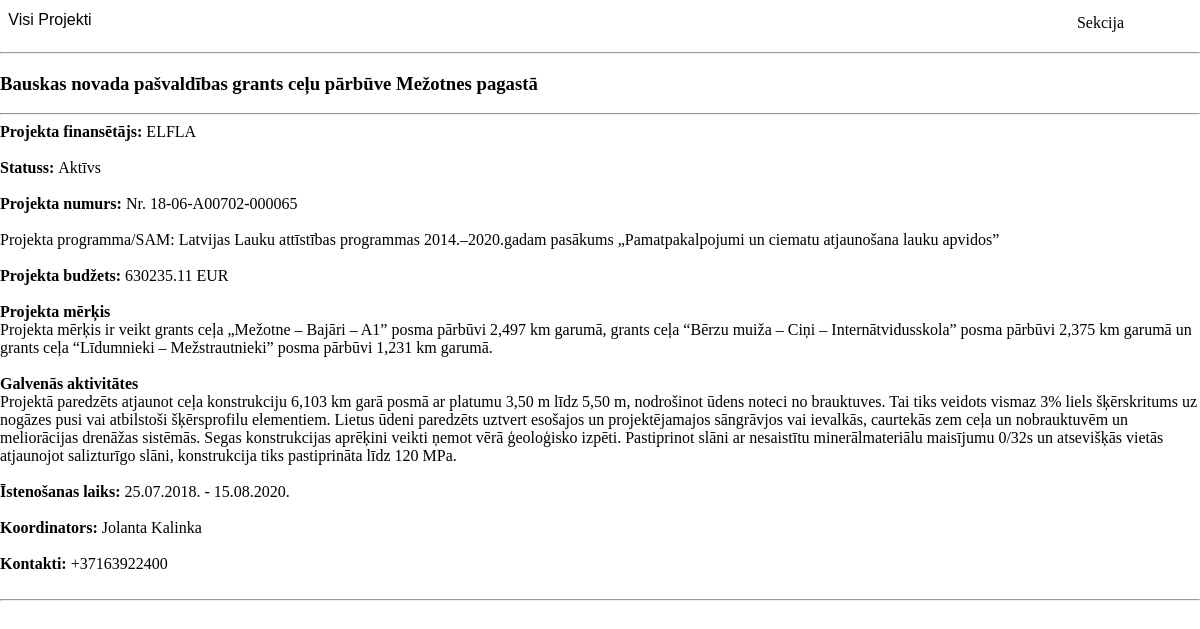
The app's page /individualAbout.php?id=8, older data.
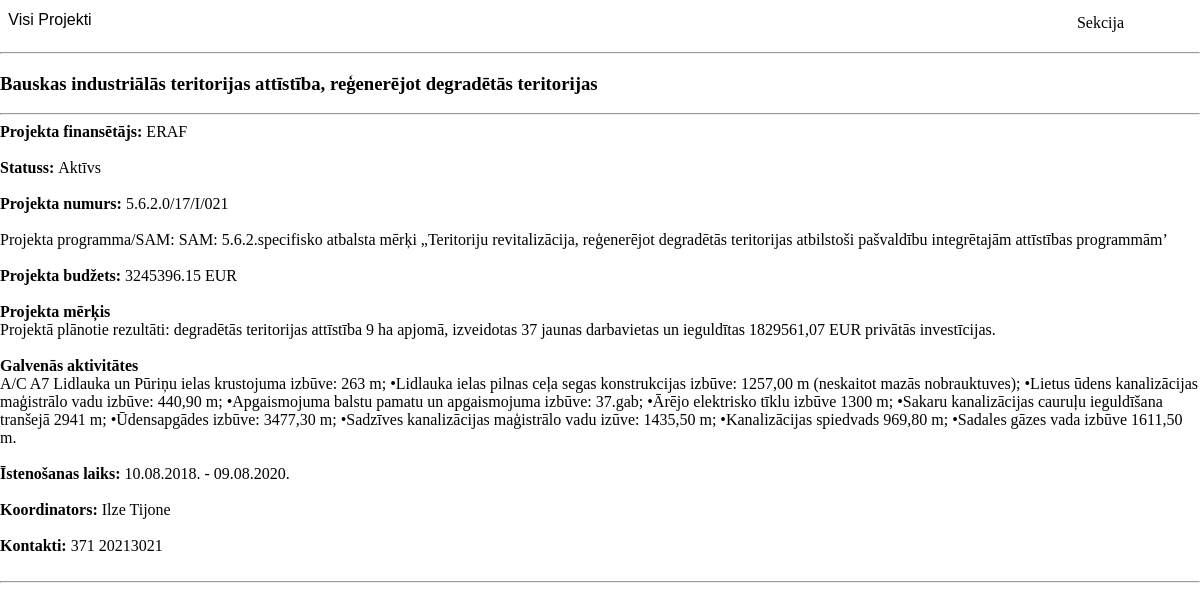
The same page, newer data.
### tables this page shows
CREATE TABLE IF NOT EXISTS `projekti` (
  `ID` int(11) NOT NULL AUTO_INCREMENT,
  `Name` text NOT NULL,
  `Financer` text NOT NULL,
  `Status` text NOT NULL,
  `Number` text,
  `SAM` text,
  `Budget` bigint(11) DEFAULT NULL,
  `Purpose` text,
  `Activities` text,
  `StartDate` date DEFAULT NULL,
  `FinishDate` date DEFAULT NULL,
  `CoordinatorName` text,
  `CoordinatorContacts` text,
  `BudgetSpent` bigint(11) DEFAULT '0',
  `Entry` datetime NOT NULL DEFAULT CURRENT_TIMESTAMP,
  PRIMARY KEY (`ID`),
  KEY `ID` (`ID`)
);

### functions/function.php (called while the page is built, shortened)
<?php
  require_once "connect.php";
  function getProjects($id) {
    global $mysqli;
    if($id){
      $query = "SELECT * FROM projekti WHERE ID = ".$id;
    } else {
      $query = "SELECT * FROM projekti";
    }
    $result = mysqli_query($mysqli, $query);
    if(!$id){
      return resultToArray($result);
    }else{
      return mysqli_fetch_assoc($result);
    };
  };
 ?>

### individualAbout.php (the view, shortened to what this page needs)
<!DOCTYPE html>
<html lang="lv" dir="ltr">
  <head>
  <link href="css/buttons.css" rel="stylesheet">
    <?php
      require_once "functions/function.php";
      $projects = getProjects($_GET['id']);
      require_once "blocks/head.php";
     ?>
     <?php
      function intToMoney($amount){
      $money = floatval($amount) / 100;
      return $money;
      }
    ?>
  </head>
  <body>
    <a class="back-button" href="index.php"><span>Visi Projekti</span></a>
    <div class='dropdown'>
      <button class='dropbtn'>
        Sekcija
      </button>
    </div>
      <hr>
      <section class='b-content'>
      <div class='wrap'>
      <article class='b-article'>
      <h1 class='header-1'>
      <?php echo $projects["Name"]; ?>
      </h1>
      <hr>
      <div class='tr-details'>
      <b>Projekta finansētājs: </b>
      <?php echo $projects["Financer"]; ?>
      <br><br>
      <b>Statuss: </b>
      <?php echo $projects["Status"]; ?>
      <br><br>
      <b>Projekta numurs: </b>
      <?php echo $projects["Number"]; ?>
      <br><br>
      Projekta programma/SAM: </b>
      <?php echo $projects["SAM"]; ?>
      <br><br>
      <b>Projekta budžets: </b>
      <?php echo
      intToMoney($projects["Budget"]); ?>
      EUR <br><br>
      <b>Projekta mērķis</b> <br>
      <?php echo $projects["Purpose"]; ?>
      <br><br>
      <b>Galvenās aktivitātes</b> <br>
      <?php echo $projects["Activities"]; ?>
      <br><br>
      <b>Īstenošanas laiks: </b>
      <?php echo date("d.m.Y.", strtotime($projects["StartDate"])), " - ", date("d.m.Y.", strtotime($projects["FinishDate"])); ?>
      <br><br>
      <b>Koordinators: </b>
      <?php echo $projects["CoordinatorName"]; ?>
      <br><br>
      <b>Kontakti: </b>
      <?php echo $projects["CoordinatorContacts"]; ?>
      <br><br>
      </div>
      <hr>
      </article>
      </div>
     </section>
  </body>
</html>

### blocks/head.php (shortened to what this page needs)
<?php require_once "functions/function.php"; ?>
<link rel="stylesheet" type="text/css" href="../css/style.css">

### css/buttons.css (style rules this page uses)
.dropdown { float: right; overflow: hidden; margin-right: 5%; }
.dropdown .dropbtn { font-size: 16px; border: none; outline: none; color: black; padding: 14px 16px; background-color: inherit; font-family: inherit; margin: 0; }
.back-button { position:relative; display:inline-block; width:100px; height:40px; background-color:#ffffff; line-height:39px; font-family:'arial'; text-align:center; text-decoration:none; cursor: pointer; border-radius: 4px; overflow:hidden; font-size: 16px; color: black; }
.back-button:after { position:absolute; display:block; content:""; width:100%; height:1px; background-color:#42b883; transform:scale3d(0,1,1); transform-origin:left; transition:transform .3s; }

### css/style.css (style rules this page uses)
body { margin: 0px; }
.dropdown { float: right; overflow: hidden; }
.dropdown .dropbtn { font-size: 16px; border: none; outline: none; color: black; padding: 14px 16px; background-color: inherit; font-family: inherit; margin: 0; }

Row changes from the older to the newer data that the page shows:
changed projekti "Aktīvs": Name "Bauskas novada pašvaldības grants ceļu pārbūve Mežotnes pagastā" → "Bauskas industriālās teritorijas attīstība, reģenerējot degradētās teritorijas"; Financer "ELFLA" → "ERAF"; Number "Nr. 18-06-A00702-000065" → "5.6.2.0/17/I/021"; SAM "Latvijas Lauku attīstības programmas 2014.–2020.gadam pasākums „Pamatpakalpojumi un ciematu atjaunošana lauku apvidos”" → "SAM: 5.6.2.specifisko atbalsta mērķi „Teritoriju revitalizācija, reģenerējot degradētās teritorijas atbilstoši pašvaldību integrētajām attīstības programmām’"; Budget "630235.11" → "3245396.15"; Purpose "Projekta mērķis ir veikt grants ceļa „Mežotne – Bajāri – A1” posma pārbūvi 2,497 km garumā, grants ceļa “Bērzu muiža – Ciņi – Internātvidusskola” posma pārbūvi 2,375 km garumā un grants ceļa “Līdumnieki – Mežstrautnieki” posma pārbūvi 1,231 km garumā." → "Projektā plānotie rezultāti: degradētās teritorijas attīstība 9 ha apjomā, izveidotas 37 jaunas darbavietas un ieguldītas 1829561,07 EUR privātās investīcijas."; Activities "Projektā paredzēts atjaunot ceļa konstrukciju 6,103 km garā posmā ar platumu 3,50 m līdz 5,50 m, nodrošinot ūdens noteci no brauktuves. Tai tiks veidots vismaz 3% liels šķērskritums uz nogāzes pusi vai atbilstoši šķērsprofilu elementiem. Lietus ūdeni paredzēts uztvert esošajos un projektējamajos sāngrāvjos vai ievalkās, caurtekās zem ceļa un nobrauktuvēm un meliorācijas drenāžas sistēmās. Segas konstrukcijas aprēķini veikti ņemot vērā ģeoloģisko izpēti. Pastiprinot slāni ar nesaistītu minerālmateriālu maisījumu 0/32s un atsevišķās vietās atjaunojot salizturīgo slāni, konstrukcija tiks pastiprināta līdz 120 MPa." → "A/C A7 Lidlauka un Pūriņu ielas krustojuma izbūve: 263 m; •Lidlauka ielas pilnas ceļa segas konstrukcijas izbūve: 1257,00 m (neskaitot mazās nobrauktuves); •Lietus ūdens kanalizācijas maģistrālo vadu izbūve: 440,90 m; •Apgaismojuma balstu pamatu un apgaismojuma izbūve: 37.gab; •Ārējo elektrisko tīklu izbūve 1300 m; •Sakaru kanalizācijas cauruļu ieguldīšana tranšejā 2941 m; •Ūdensapgādes izbūve: 3477,30 m; •Sadzīves kanalizācijas maģistrālo vadu izūve: 1435,50 m; •Kanalizācijas spiedvads 969,80 m; •Sadales gāzes vada izbūve 1611,50 m."; StartDate "25.07.2018." → "10.08.2018."; FinishDate "15.08.2020." → "09.08.2020."; CoordinatorName "Jolanta Kalinka" → "Ilze Tijone"; CoordinatorContacts "+37163922400" → "371 20213021"
